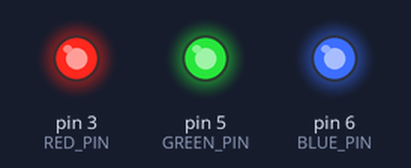
Bench run of a sketch on a simulated Arduino Uno, built with avr-gcc and run on an emulated ATmega328P. On the bench: output pins drawn as LEDs (lit = HIGH).

Above: at 0.1 s.
Timing chart, 0 to 1.6 s (numbered marks = the images above):
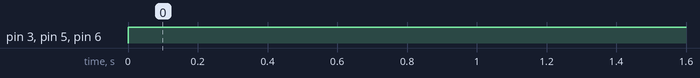

The sketch:

COLORES.ino
```cpp
#define RED_PIN   3
#define GREEN_PIN 5
#define BLUE_PIN  6
void setup() {
  // put your setup code here, to run once:
  pinMode(GREEN_PIN, OUTPUT);
  pinMode(BLUE_PIN, OUTPUT);
  pinMode(RED_PIN, OUTPUT);
}

void loop() {
  // put your main code here, to run repeatedly:
 digitalWrite(GREEN_PIN, HIGH);
 digitalWrite(RED_PIN, HIGH);
 //delay(1000);
 //digitalWrite(RED_PIN,LOW);
 digitalWrite(BLUE_PIN, HIGH);
 //delay(1000);
 //digitalWrite(BLUE_PIN,LOW);
 //digitalWrite(GREEN_PIN, HIGH);
// delay(1000);
}
```

Measured:
- by itself, pin 3 (RED_PIN), pin 5 (GREEN_PIN), pin 6 (BLUE_PIN): LOW → HIGH at 0.00 s
